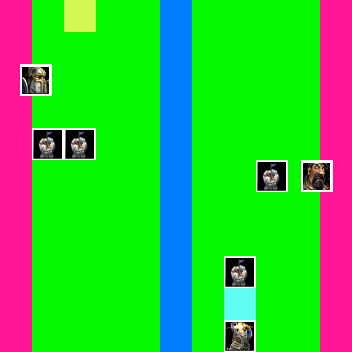
#> input picture deep_line_wars_examples/opencv.png, 352 x 352 px
$ python -i unit.py   (imports and definitions only)   (Python 2 division)
#> lines starting #> are read from the running program, lines starting #| are printed output that depends on the picture
import pygame
import cv2
from os.path import realpath, dirname, join
dir_path = dirname(realpath(__file__))


class Unit:

    def __init__(self, data):
        self.name = data["name"]
        self.health = data["health"]
        self.armor = data["armor"]
        self.speed = data["speed"]
        self.type = data["type"]
        self.icon_name = data["icon"]
        self.id = None
        self.gold_cost = data["gold_cost"]

        self.tick_speed = None
        self.tick_counter = None
        self.player = None
        self.despawn = False

        self.icon_image = cv2.imread(join(dir_path, "sprites/units/%s") % self.icon_name)
        self.icon_image = cv2.cvtColor(self.icon_image, cv2.COLOR_BGR2RGB)
        self.icon_image = cv2.resize(self.icon_image, (32, 32))
        self.icon_image = cv2.rotate(self.icon_image, cv2.ROTATE_90_COUNTERCLOCKWISE)

        self.level = data["level"]

        self.x = None
        self.y = None

        self.target_x = None
        self.target_y = None

        self.move_failures = 0

    # [69 lines left out: functions setup, damage, move, find_closest_gap, remove, not called in this run]

>>> import cv2
>>> picture = cv2.imread('../deep_line_wars_examples/opencv.png', cv2.IMREAD_GRAYSCALE)
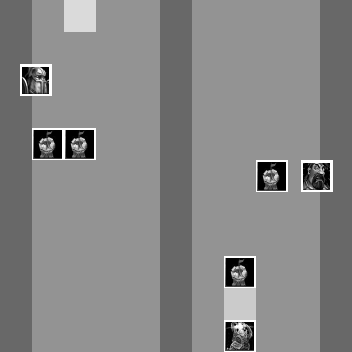
#> picture: shape (352, 352); min 0, max 255, mean 133.8
#> (the run stopped early here; a loop or call above may not have finished)
